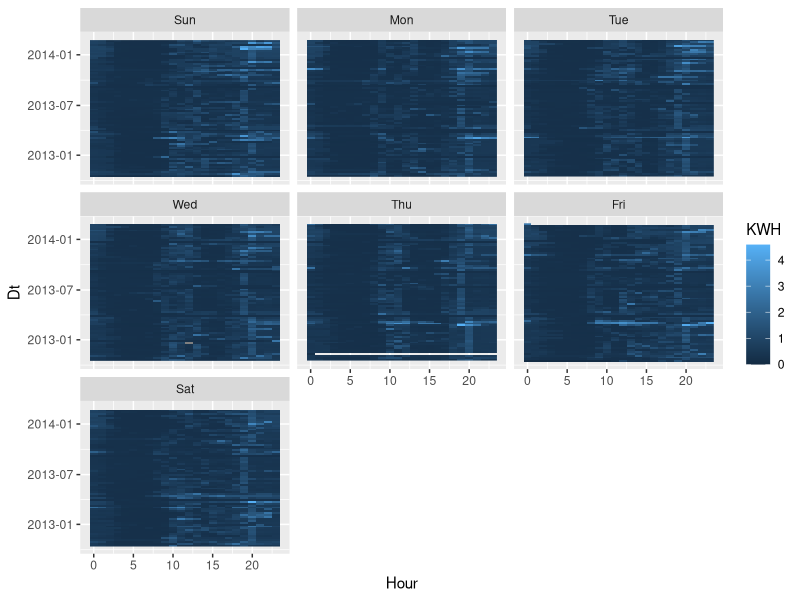
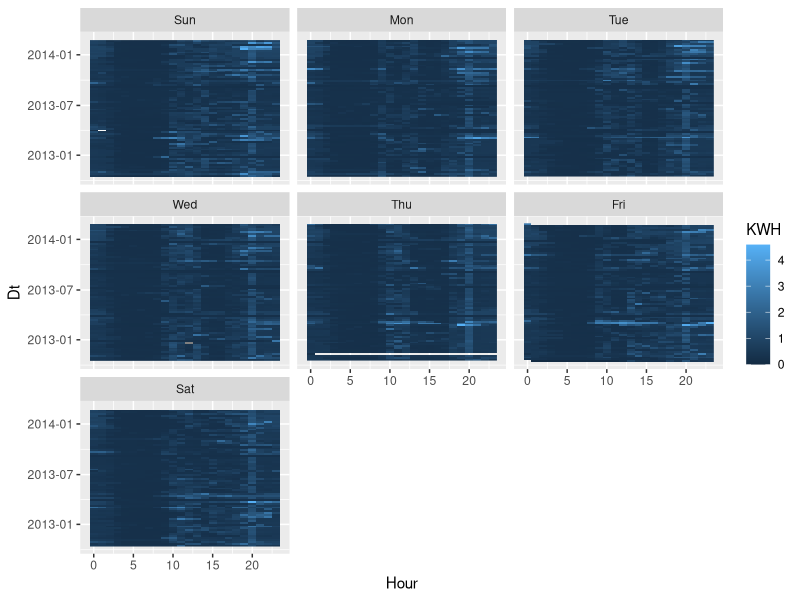
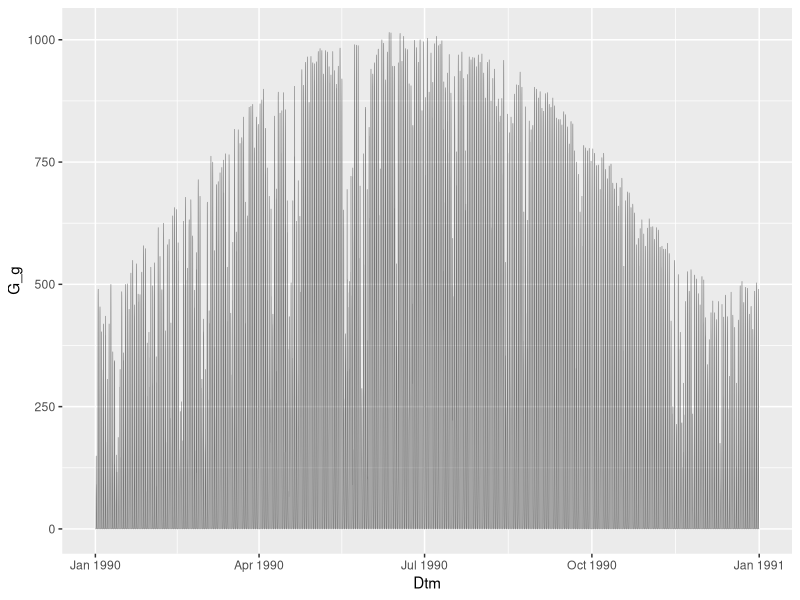

These figures' R source, in order: (Note: this script raises an error after producing the figures.)
## ---- chunk 1
#knitr::opts_chunk$set(echo = FALSE)
suppressPackageStartupMessages( library(dplyr) )
suppressPackageStartupMessages( library(ggplot2) )
suppressPackageStartupMessages( library(lubridate) )
## ---- chunk 2
dta <- read.csv( "../data/MAC000002clean.csv", as.is = TRUE )
str(dta)
## ---- chunk 3
Sys.setenv( TZ = "GMT" ) # when you don't know how the data was coded, use GMT
## ---- chunk 4
dta_b <- dta  # make a copy so we can compare approaches later
dta_b$Dtm <- as.POSIXct( dta_b$DateTime ) # assumes TZ is set
str( dta_b$Dtm ) # confirming new column type
## ---- chunk 5
dta_b$DtmGMT <- as.POSIXct( dta_b$DateTime, tz = "GMT" )
attr( dta_b$Dtm, "tzone" )
attr( dta_b$DtmGMT, "tzone" )
## ---- chunk 6
Sys.setenv( TZ = "UTC" )
# see ?as.POSIXlt
dtm2 <- as.POSIXlt( c( "2016-03-13 01:00:00", "2016-03-13 03:00:00" ) )
dtm2
dtm2[ 1 ] < dtm2[ 2 ]
diff( dtm2 )
## ---- chunk 7
str( unclass( dtm2 ) )
dtm2$year + 1900
## ---- chunk 8
d <- as.POSIXlt( dta_b$Dtm ) # keep list time separate from data frame
dta_b$Hour <- d$hour
dta_b$wday <- factor( d$wday
                    , levels = 0:6
                    , labels = c( "Sun", "Mon", "Tue", "Wed", "Thu", "Fri", "Sat" )
                    )
dta_b$Dt <- as.POSIXct( trunc( d, units="days" ) ) # see ?trunc.POSIXt
dta_bWday <- aggregate( KWH ~ wday, dta_b, FUN = sum )
dta_bWday
## ---- chunk 9
library(dplyr)
dta_bH <- (   dta_b
          %>% group_by( Dt, Hour, wday )
          %>% summarise( KWH = sum( KWH ) )
          )
head( dta_bH[ as.POSIXct( "2013-03-31" ) == dta_bH$Dt, ] ) # spring forward?
## ---- chunk 10
ggplot( dta_bH, aes( x=Hour, y=Dt, fill=KWH ) ) +
  geom_raster() +
  facet_wrap( ~wday )
## ---- chunk 11
dta_p <- dta_b
Sys.setenv( TZ = "Europe/London" ) # default assumption for time zones
# then repeat the timestamp breakdown
d <- as.POSIXlt( dta_p$Dtm ) # keep list time separate from data frame
dta_p$Hour <- d$hour
dta_p$wday <- factor( d$wday, levels = 0:6, labels = c( "Sun", "Mon", "Tue", "Wed", "Thu", "Fri", "Sat" ) )
dta_p$Dt <- as.POSIXct( trunc( d, units="days" ) )
dta_pH <- (   dta_p
          %>% group_by( Dt, Hour, wday )
          %>% summarise( KWH = sum( KWH ) )
          )
head( dta_pH[ as.POSIXct( "2013-03-31" ) == dta_pH$Dt, ] ) # spring forward for London!
## ---- chunk 12
ggplot( dta_pH, aes( x=Hour, y=Dt, fill=KWH ) ) +
  geom_raster() +
  facet_wrap( ~wday )
## ---- chunk 13
# download.file( url = "https://rredc.nrel.gov/solar/old_data/nsrdb/1961-1990/hourly/1990/23234_90.txt"
#              , destfile = "../data/23234_90.txt"
#              )
dta3 <- read.fwf( "../data/23234_90.txt", header = FALSE
                , skip = 1, stringsAsFactors = FALSE
                , widths = c( 3, 3, 3, 3, 5, 5, 5, 2, 1, 5
                            , 2, 1, 5, 2, 1 )
                , na.strings = " 9999"
                )
dta3 <- setNames( dta3
                , c( "Yr", "Mo", "Dy", "Hr", "G_etdir", "G_etdni"
                   , "G_g", "G_g_src", "G_g_unc", "G_n", "G_n_src"
                   , "G_n_unc", "G_d", "G_d_src", "G_d_unc"
                   )
                )
str( dta3 )
## ---- chunk 14
Sys.setenv( TZ = "Etc/GMT+8" ) # yes, that is plus, backwards from current practice
dta3$Dtm <- with( dta3, ISOdatetime( Yr + 1900, Mo, Dy, Hr, 0, 0 ) )
ggplot( dta3, aes( x=Dtm, y=G_g ) ) + geom_line( size=0.2, alpha=0.5 )
## ---- chunk 15
# download.file( "https://rredc.nrel.gov/solar/old_data/nsrdb/1991-2010/data/hourly/724940/724940_2010_solar.csv"
#              , destfile = "../data/724940_2010_solar.csv"
#              )
dta4 <- read.csv( "../data/724940_2010_solar.csv", check.names = FALSE
                , as.is = TRUE, na.strings = "-9900" )
str( dta4 )
## ---- chunk 16
Sys.setenv(TZ = "Etc/GMT+8" )
dta4$Dt <- as.Date( dta4$`YYYY-MM-DD` )
dta4$Dtm <- as.POSIXct( paste( dta4$`YYYY-MM-DD`, dta4$`HH:MM (LST)` ) )
head( dta4[ , c( "YYYY-MM-DD", "HH:MM (LST)", "Dt", "Dtm" ) ] )
dta4$Dtm[ 1 ] - as.POSIXct( dta4$Dt[ 1 ] )
## ---- chunk 17
Sys.setenv( TZ = "UTC" )
dt1a <- as.Date( "2013-03-13" ) # see ?as.Date
dt1b <- as.Date( "3/21/2013", format="%m/%d/%Y" ) # see ?strptime
dt1b
as.numeric( dt1b )
dt1a < dt1b
dt1b - dt1a
## ---- chunk 18
Sys.setenv( TZ = "UTC" )
dtm1 <- as.POSIXct( c( "2016-03-13 01:00:00", "2016-03-13 03:00:00" ) )
dtm1
as.numeric( dtm1 )
dtm1[ 1 ] < dtm1[ 2 ]
diff( dtm1 )
## ---- chunk 19
Sys.setenv( TZ = "UTC" )
# see ?as.POSIXlt
dtm2 <- as.POSIXlt( c( "2016-03-13 01:00:00", "2016-03-13 03:00:00" ) )
dtm2
dtm2[ 1 ] < dtm2[ 2 ]
diff( dtm2 )
## ---- chunk 20
str( unclass( dtm2 ) )
dtm2$year + 1900
## ---- chunk 21
diftm1 <- as.difftime( 30, units="mins" ) # see ?as.difftime
dtm1[ 1 ] + diftm1 
dtm1[ 1 ] + as.difftime( 2, units="weeks" )
## ---- chunk 22
as.numeric( diftm1 ) # not recommended
as.numeric( diftm1, units="mins" )
as.numeric( diftm1, units="secs" )
## ---- chunk 23
on <- OlsonNames()
tail( on ) # a few examples
grep( "Los_Angeles", on, value=TRUE )
## ---- chunk 24
library(lubridate)
mdy( "3/14/2013" ) == as.Date( "3/14/2013", format="%m/%d/%Y" )
dmy_hms( "14/3/13 1:15:45" ) == as.POSIXct( "14/3/13 1:15:45", format = "%d/%m/%y %H:%M:%S")
## ---- chunk 25
dtm1[ 1 ]
force_tz( dtm1, "US/Pacific" ) # this is a different point in time
## ---- chunk 26
with_tz( dtm1, "US/Pacific" )
# which is easier to remember than
# attr( dtm1, "tzone" ) <- "US/Pacific"
## ---- chunk 27
interval( dtm1[ 1 ], dtm1[ 2 ] ) # a very specific interval of time
dtm1PT <- force_tz( dtm1[ 1 ], "US/Pacific" )
dtm1PT + days( 1 ) # add a 1 day period (acts like a calendar)
dtm1PT + ddays( 1 ) # add a 1 day duration (much like difftime(1,units="days"))
